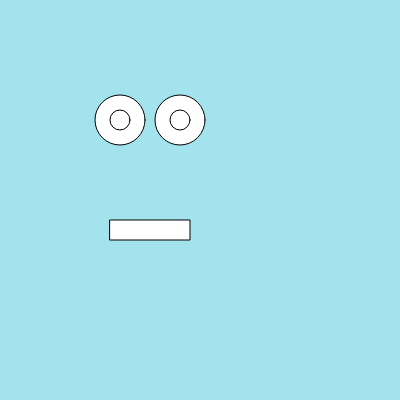
Frame 1 (no input)
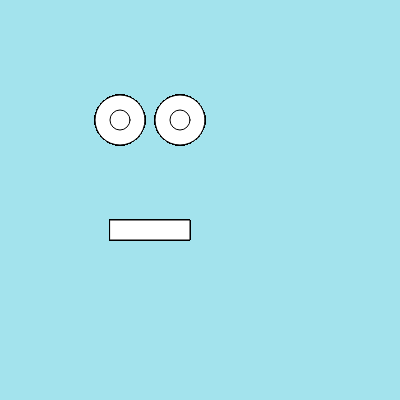
Frame 60 (no input)
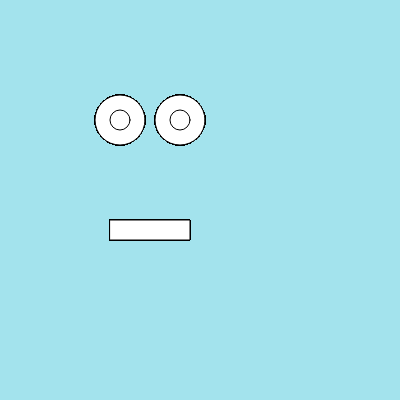
Frame 120 (the mouse pressed at the canvas centre since frame 60)

The p5.js sketch that drew these frames (run headless with seeded random() and noise() and a simulated clock; from frame 60 on, the mouse is pressed at the canvas centre):

// p5.js sketch
// ── sketch.js
function setup() {
  // put setup code here
  createCanvas(400,400);
  background(163,227,237);
}

function draw() {
  // put drawing code here
  ellipse (120,120,50,50);
  ellipse (180,120,50,50);
  ellipse (120,120,20,20);
  ellipse (180,120,20,20);
  rect(110,220,80,20);
}
